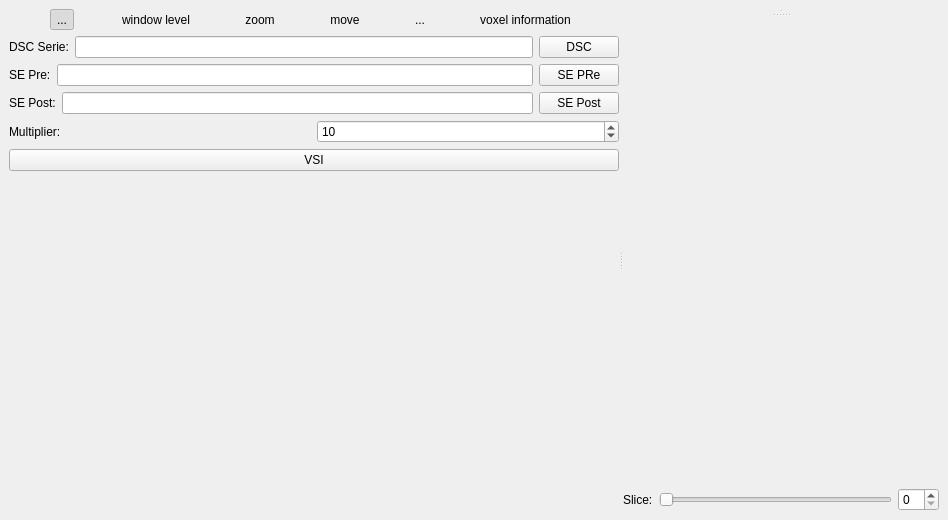
<ui version="4.0" >
 <class>QVSIReconstructionExtensionBase</class>
 <widget class="QWidget" name="QVSIReconstructionExtensionBase" >
  <property name="geometry" >
   <rect>
    <x>0</x>
    <y>0</y>
    <width>948</width>
    <height>520</height>
   </rect>
  </property>
  <property name="windowTitle" >
   <string>Form</string>
  </property>
  <layout class="QHBoxLayout" >
   <property name="margin" >
    <number>9</number>
   </property>
   <property name="spacing" >
    <number>6</number>
   </property>
   <item>
    <widget class="QSplitter" name="m_verticalSplitter" >
     <property name="orientation" >
      <enum>Qt::Horizontal</enum>
     </property>
     <widget class="QSplitter" name="m_horizontalSplitter" >
      <property name="sizePolicy" >
       <sizepolicy>
        <hsizetype>0</hsizetype>
        <vsizetype>0</vsizetype>
        <horstretch>0</horstretch>
        <verstretch>0</verstretch>
       </sizepolicy>
      </property>
      <property name="orientation" >
       <enum>Qt::Vertical</enum>
      </property>
      <widget class="QWidget" name="layoutWidget_2" >
       <layout class="QVBoxLayout" >
        <property name="margin" >
         <number>0</number>
        </property>
        <property name="spacing" >
         <number>6</number>
        </property>
        <item>
         <layout class="QHBoxLayout" >
          <property name="margin" >
           <number>0</number>
          </property>
          <property name="spacing" >
           <number>0</number>
          </property>
          <item>
           <widget class="QToolButton" name="m_slicingToolButton" >
            <property name="text" >
             <string>...</string>
            </property>
            <property name="icon" >
             <iconset/>
            </property>
            <property name="iconSize" >
             <size>
              <width>32</width>
              <height>32</height>
             </size>
            </property>
            <property name="checkable" >
             <bool>true</bool>
            </property>
            <property name="checked" >
             <bool>true</bool>
            </property>
            <property name="autoRaise" >
             <bool>true</bool>
            </property>
           </widget>
          </item>
          <item>
           <widget class="QToolButton" name="m_windowLevelToolButton" >
            <property name="text" >
             <string>window level</string>
            </property>
            <property name="icon" >
             <iconset/>
            </property>
            <property name="iconSize" >
             <size>
              <width>32</width>
              <height>32</height>
             </size>
            </property>
            <property name="checkable" >
             <bool>true</bool>
            </property>
            <property name="autoRaise" >
             <bool>true</bool>
            </property>
           </widget>
          </item>
          <item>
           <widget class="QToolButton" name="m_zoomToolButton" >
            <property name="text" >
             <string>zoom</string>
            </property>
            <property name="icon" >
             <iconset/>
            </property>
            <property name="iconSize" >
             <size>
              <width>32</width>
              <height>32</height>
             </size>
            </property>
            <property name="checkable" >
             <bool>true</bool>
            </property>
            <property name="autoRaise" >
             <bool>true</bool>
            </property>
           </widget>
          </item>
          <item>
           <widget class="QToolButton" name="m_moveToolButton" >
            <property name="text" >
             <string>move</string>
            </property>
            <property name="icon" >
             <iconset/>
            </property>
            <property name="iconSize" >
             <size>
              <width>32</width>
              <height>32</height>
             </size>
            </property>
            <property name="checkable" >
             <bool>true</bool>
            </property>
            <property name="autoRaise" >
             <bool>true</bool>
            </property>
           </widget>
          </item>
          <item>
           <widget class="QToolButton" name="m_rotateClockWiseToolButton" >
            <property name="text" >
             <string>...</string>
            </property>
            <property name="icon" >
             <iconset/>
            </property>
            <property name="iconSize" >
             <size>
              <width>32</width>
              <height>32</height>
             </size>
            </property>
            <property name="autoRaise" >
             <bool>true</bool>
            </property>
           </widget>
          </item>
          <item>
           <widget class="QToolButton" name="m_voxelInformationToolButton" >
            <property name="enabled" >
             <bool>true</bool>
            </property>
            <property name="layoutDirection" >
             <enum>Qt::LeftToRight</enum>
            </property>
            <property name="text" >
             <string>voxel information</string>
            </property>
            <property name="icon" >
             <iconset/>
            </property>
            <property name="iconSize" >
             <size>
              <width>32</width>
              <height>32</height>
             </size>
            </property>
            <property name="checkable" >
             <bool>true</bool>
            </property>
            <property name="autoRaise" >
             <bool>true</bool>
            </property>
           </widget>
          </item>
         </layout>
        </item>
        <item>
         <layout class="QHBoxLayout" >
          <property name="margin" >
           <number>0</number>
          </property>
          <property name="spacing" >
           <number>6</number>
          </property>
          <item>
           <widget class="QLabel" name="m_DSCLabel" >
            <property name="text" >
             <string>DSC Serie:</string>
            </property>
           </widget>
          </item>
          <item>
           <widget class="QLineEdit" name="m_DSCLineEdit" >
            <property name="sizePolicy" >
             <sizepolicy>
              <hsizetype>7</hsizetype>
              <vsizetype>0</vsizetype>
              <horstretch>0</horstretch>
              <verstretch>0</verstretch>
             </sizepolicy>
            </property>
           </widget>
          </item>
          <item>
           <widget class="QPushButton" name="m_chooseDSCPushButton" >
            <property name="sizePolicy" >
             <sizepolicy>
              <hsizetype>0</hsizetype>
              <vsizetype>0</vsizetype>
              <horstretch>0</horstretch>
              <verstretch>0</verstretch>
             </sizepolicy>
            </property>
            <property name="text" >
             <string>DSC</string>
            </property>
           </widget>
          </item>
         </layout>
        </item>
        <item>
         <layout class="QHBoxLayout" >
          <property name="margin" >
           <number>0</number>
          </property>
          <property name="spacing" >
           <number>6</number>
          </property>
          <item>
           <widget class="QLabel" name="m_PreLabel" >
            <property name="text" >
             <string>SE Pre:</string>
            </property>
           </widget>
          </item>
          <item>
           <widget class="QLineEdit" name="m_SEPreLineEdit" />
          </item>
          <item>
           <widget class="QPushButton" name="m_chooseSEPrePushButton" >
            <property name="sizePolicy" >
             <sizepolicy>
              <hsizetype>0</hsizetype>
              <vsizetype>0</vsizetype>
              <horstretch>0</horstretch>
              <verstretch>0</verstretch>
             </sizepolicy>
            </property>
            <property name="text" >
             <string>SE PRe</string>
            </property>
           </widget>
          </item>
         </layout>
        </item>
        <item>
         <layout class="QHBoxLayout" >
          <property name="margin" >
           <number>0</number>
          </property>
          <property name="spacing" >
           <number>6</number>
          </property>
          <item>
           <widget class="QLabel" name="m_SEPostLabel" >
            <property name="text" >
             <string>SE Post:</string>
            </property>
           </widget>
          </item>
          <item>
           <widget class="QLineEdit" name="m_SEPostLineEdit" />
          </item>
          <item>
           <widget class="QPushButton" name="m_chooseSEPostPushButton" >
            <property name="sizePolicy" >
             <sizepolicy>
              <hsizetype>0</hsizetype>
              <vsizetype>0</vsizetype>
              <horstretch>0</horstretch>
              <verstretch>0</verstretch>
             </sizepolicy>
            </property>
            <property name="text" >
             <string>SE Post</string>
            </property>
           </widget>
          </item>
         </layout>
        </item>
        <item>
         <layout class="QHBoxLayout" >
          <property name="margin" >
           <number>0</number>
          </property>
          <property name="spacing" >
           <number>6</number>
          </property>
          <item>
           <widget class="QLabel" name="textLabel1_4" >
            <property name="text" >
             <string>Multiplier:</string>
            </property>
           </widget>
          </item>
          <item>
           <widget class="QSpinBox" name="m_multiplierSpinBox" >
            <property name="maximum" >
             <number>255</number>
            </property>
            <property name="value" >
             <number>10</number>
            </property>
           </widget>
          </item>
         </layout>
        </item>
        <item>
         <widget class="QPushButton" name="m_computeVSIPushButton" >
          <property name="text" >
           <string>VSI</string>
          </property>
         </widget>
        </item>
        <item>
         <spacer>
          <property name="orientation" >
           <enum>Qt::Vertical</enum>
          </property>
          <property name="sizeHint" >
           <size>
            <width>20</width>
            <height>40</height>
           </size>
          </property>
         </spacer>
        </item>
       </layout>
      </widget>
     </widget>
     <widget class="QWidget" name="layoutWidget" >
      <layout class="QVBoxLayout" >
       <property name="margin" >
        <number>0</number>
       </property>
       <property name="spacing" >
        <number>6</number>
       </property>
       <item>
        <widget class="QSplitter" name="m_horizontalImageSplitter" >
         <property name="orientation" >
          <enum>Qt::Vertical</enum>
         </property>
         <widget class="QSplitter" name="m_verticalImageSplitter" >
          <property name="orientation" >
           <enum>Qt::Horizontal</enum>
          </property>
          <widget class="udg::Q2DViewer" native="1" name="m_2DView" >
           <property name="sizePolicy" >
            <sizepolicy>
             <hsizetype>0</hsizetype>
             <vsizetype>0</vsizetype>
             <horstretch>0</horstretch>
             <verstretch>0</verstretch>
            </sizepolicy>
           </property>
           <property name="maximumSize" >
            <size>
             <width>100000</width>
             <height>100000</height>
            </size>
           </property>
          </widget>
          <widget class="udg::Q2DViewer" native="1" name="m_2DView_4" >
           <property name="sizePolicy" >
            <sizepolicy>
             <hsizetype>0</hsizetype>
             <vsizetype>0</vsizetype>
             <horstretch>0</horstretch>
             <verstretch>0</verstretch>
            </sizepolicy>
           </property>
           <property name="maximumSize" >
            <size>
             <width>100000</width>
             <height>100000</height>
            </size>
           </property>
          </widget>
         </widget>
         <widget class="udg::Q2DViewer" native="1" name="m_2DView_2" >
          <property name="sizePolicy" >
           <sizepolicy>
            <hsizetype>0</hsizetype>
            <vsizetype>0</vsizetype>
            <horstretch>0</horstretch>
            <verstretch>0</verstretch>
           </sizepolicy>
          </property>
          <property name="maximumSize" >
           <size>
            <width>100000</width>
            <height>100000</height>
           </size>
          </property>
         </widget>
        </widget>
       </item>
       <item>
        <layout class="QHBoxLayout" >
         <property name="margin" >
          <number>0</number>
         </property>
         <property name="spacing" >
          <number>6</number>
         </property>
         <item>
          <widget class="QLabel" name="m_sliceLabel" >
           <property name="text" >
            <string>Slice:</string>
           </property>
          </widget>
         </item>
         <item>
          <widget class="QSlider" name="m_sliceViewSlider" >
           <property name="orientation" >
            <enum>Qt::Horizontal</enum>
           </property>
          </widget>
         </item>
         <item>
          <widget class="QSpinBox" name="m_sliceSpinBox" />
         </item>
        </layout>
       </item>
      </layout>
     </widget>
    </widget>
   </item>
  </layout>
 </widget>
 <customwidgets>
  <customwidget>
   <class>udg::Q2DViewer</class>
   <extends>QWidget</extends>
   <header>q2dviewer.h</header>
  </customwidget>
 </customwidgets>
 <resources/>
 <connections>
  <connection>
   <sender>m_sliceSpinBox</sender>
   <signal>valueChanged(int)</signal>
   <receiver>m_sliceViewSlider</receiver>
   <slot>setValue(int)</slot>
   <hints>
    <hint type="sourcelabel" >
     <x>501</x>
     <y>216</y>
    </hint>
    <hint type="destinationlabel" >
     <x>425</x>
     <y>216</y>
    </hint>
   </hints>
  </connection>
  <connection>
   <sender>m_sliceViewSlider</sender>
   <signal>valueChanged(int)</signal>
   <receiver>m_sliceSpinBox</receiver>
   <slot>setValue(int)</slot>
   <hints>
    <hint type="sourcelabel" >
     <x>425</x>
     <y>216</y>
    </hint>
    <hint type="destinationlabel" >
     <x>501</x>
     <y>216</y>
    </hint>
   </hints>
  </connection>
 </connections>
</ui>
